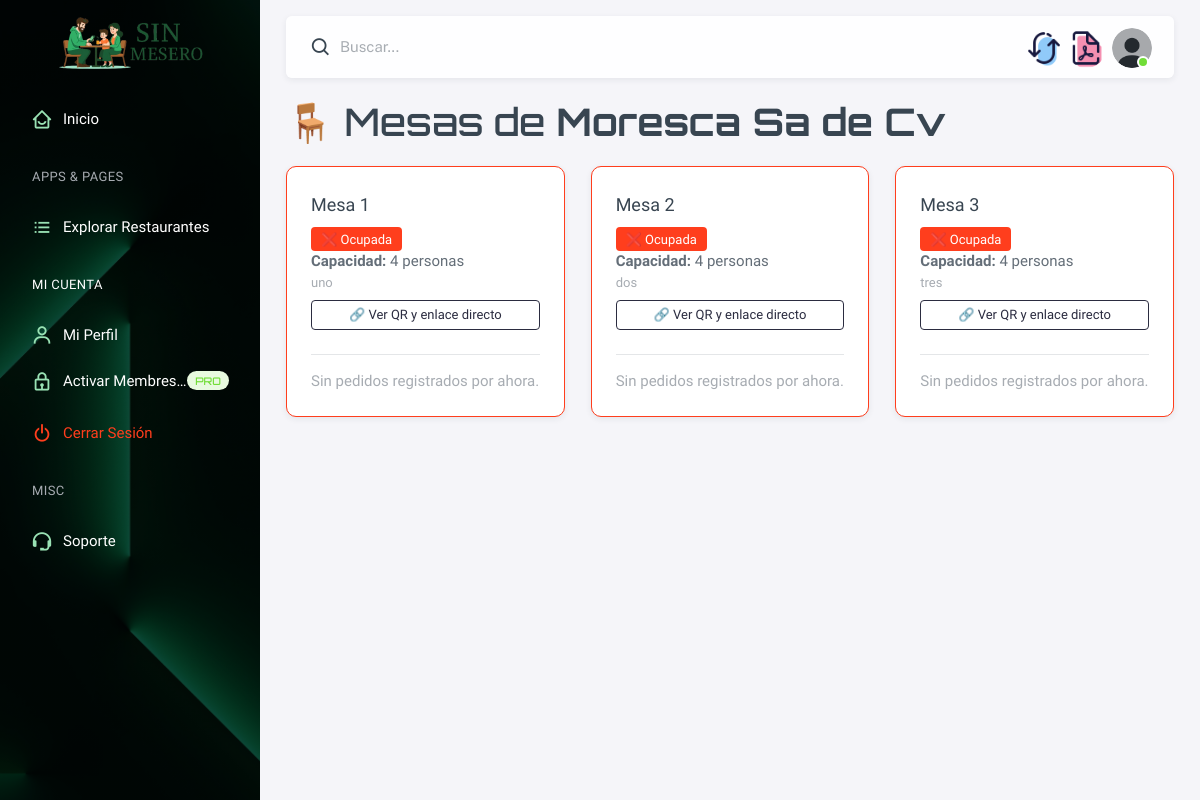
The app's page /restaurantes/socio/restaurante/1/mesas/ (signed in), older data.
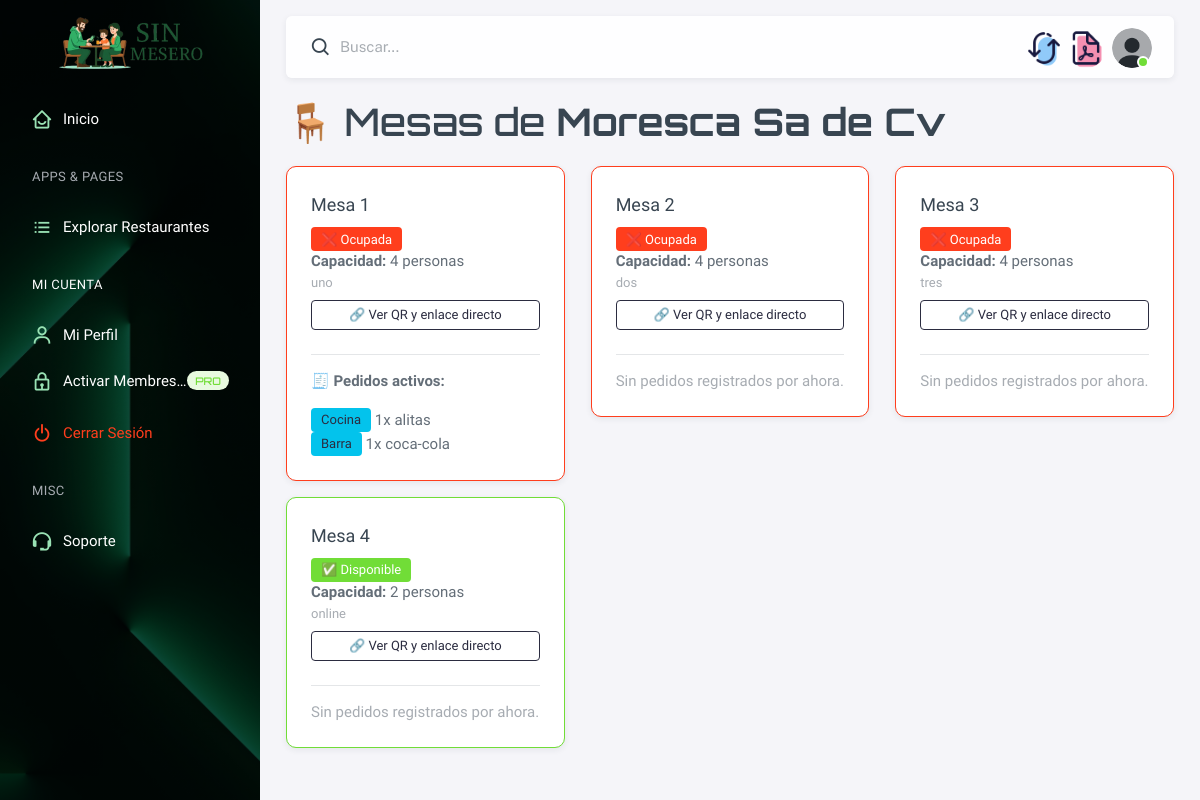
The same page, newer data.
### restaurantes/models.py (models this page shows, shortened)
class Restaurante(models.Model):
    id = models.AutoField(primary_key=True)
    socio = models.ForeignKey(PerfilUsuario, on_delete=models.CASCADE, related_name='restaurantes')
    nombre = models.CharField(max_length=255)
    slug = models.SlugField(max_length=300, unique=True, blank=True)
    direccion = models.CharField(max_length=255, blank=True, null=True)
    telefono = models.CharField(max_length=20, blank=True, null=True)
    fecha_creacion = models.DateTimeField(auto_now_add=True)

class Mesa(models.Model):
    id = models.AutoField(primary_key=True)
    restaurante = models.ForeignKey(Restaurante, on_delete=models.CASCADE, related_name='mesas')
    numero_mesa = models.PositiveIntegerField()
    disponibilidad = models.BooleanField(default=True)  # Indica si la mesa está disponible
    capacidad = models.PositiveIntegerField(default=4, blank=True, null=True)  # Capacidad máxima de la mesa
    descripcion = models.CharField(max_length=255, blank=True, null=True)  # Descripción de la mesa
    class Meta:
        unique_together = ('restaurante', 'numero_mesa')  # Asegura que el mismo número de mesa no se repita en el mismo restaurante

class Pedido(models.Model):
    id = models.AutoField(primary_key=True)
    restaurante = models.ForeignKey(Restaurante, on_delete=models.CASCADE)
    mesa = models.ForeignKey(Mesa, on_delete=models.CASCADE)
    tipo = models.CharField(max_length=50, choices=[('barra', 'Barra'), ('cocina', 'Cocina')])
    estado = models.CharField(max_length=50, choices=[('pendiente', 'Pendiente'), ('en_proceso', 'En Proceso'), ('completado', 'Completado')], default='pendiente')
    platillo = models.ForeignKey(Platillo, null=True, blank=True, on_delete=models.SET_NULL)
    bebida = models.ForeignKey(Bebida, null=True, blank=True, on_delete=models.SET_NULL)
    cantidad = models.PositiveIntegerField(default=1)
    timestamp = models.DateTimeField(auto_now_add=True)

class Platillo(models.Model):
    id = models.AutoField(primary_key=True)
    restaurante = models.ForeignKey(Restaurante, on_delete=models.CASCADE, related_name='platillos')
    nombre = models.CharField(max_length=255)
    descripcion = models.TextField(blank=True, null=True)
    precio = models.DecimalField(max_digits=10, decimal_places=2, blank=True, null=True)
    disponible = models.BooleanField(default=True)  # Indica si el platillo está disponible
    def __str__(self):
        return self.nombre

class Bebida(models.Model):
    id = models.AutoField(primary_key=True)
    restaurante = models.ForeignKey(Restaurante, on_delete=models.CASCADE, related_name='bebidas')
    nombre = models.CharField(max_length=255)
    descripcion = models.TextField(blank=True, null=True)
    precio = models.DecimalField(max_digits=10, decimal_places=2, blank=True, null=True)
    disponible = models.BooleanField(default=True)  # Indica si la bebida está disponible
    def __str__(self):
        return self.nombre

### restaurantes/views.py (the view)
# urls.py: path('socio/restaurante/<int:restaurante_id>/mesas/', views.mesas_restaurante, name='mesas_restaurante'),
@login_required
def mesas_restaurante(request, restaurante_id):
    restaurante = get_object_or_404(Restaurante, id=restaurante_id, socio=request.user.perfil)
    mesas = Mesa.objects.filter(restaurante=restaurante).order_by('numero_mesa')
    pedidos_por_mesa = {
        mesa.id: Pedido.objects.filter(mesa=mesa, estado__in=['pendiente', 'en_proceso'])
        for mesa in mesas
    }
    return render(request, 'restaurantes/mesas_restaurante.html', {
        'restaurante': restaurante,
        'mesas': mesas,
        'pedidos_por_mesa': pedidos_por_mesa
    })

### restaurantes/templatetags/custom_tags.py (called while the page is built)
@register.filter
def get_item(dictionary, key):
    return dictionary.get(key)

### usuarios/models.py (called while the page is built)
    def membresia_activa(self):
        if self.fecha_expiracion and timezone.now() > self.fecha_expiracion:
            return False
        return self.es_socio

### restaurantes/templates/restaurantes/mesas_restaurante.html (shortened to what this page needs)
{% extends 'base.html' %}
{% block content %}
{% load custom_tags %}
<div class="container py-4">
    <h2 class="mb-4 fuente-2">🪑 Mesas de <strong>{{ restaurante.nombre }}</strong></h2>
    <div class="row">
        {% for mesa in mesas %}
            <div class="col-md-4 mb-4">
                <div class="card shadow-sm rounded-4 border border-{% if mesa.disponibilidad %}success{% else %}danger{% endif %}">
                    <div class="card-body">
                        <h5 class="card-title fuente">Mesa {{ mesa.numero_mesa }}</h5>
                        <p class="mb-2 fuente">
                            <span class="badge bg-{% if mesa.disponibilidad %}success{% else %}danger{% endif %}">
                                {% if mesa.disponibilidad %}✅ Disponible{% else %}❌ Ocupada{% endif %}
                            </span>
                            <br>
                            <strong>Capacidad:</strong> {{ mesa.capacidad|default:"No especificada" }} personas<br>
                            {% if mesa.descripcion %}
                                <small class="text-muted fuente">{{ mesa.descripcion }}</small><br>
                            {% endif %}
                        </p>
                        <button class="btn btn-outline-dark btn-sm w-100 mb-2 fuente" data-bs-toggle="modal" data-bs-target="#modalQR{{ mesa.id }}">
                            🔗 Ver QR y enlace directo
                        </button>
                        <hr>
                        {% if pedidos_por_mesa|get_item:mesa.id %}
                            <p class="fw-semibold fuente">🧾 Pedidos activos:</p>
                            <ul class="list-unstyled mb-0 fuente">
                                {% for p in pedidos_por_mesa|get_item:mesa.id %}
                                    <li>
                                        <span class="badge bg-info text-dark">{{ p.tipo|capfirst }}</span>
                                        {{ p.cantidad }}x {{ p.platillo|default:p.bebida }}
                                    </li>
                                {% endfor %}
                            </ul>
                        {% else %}
                            <p class="text-muted mb-0 fuente">Sin pedidos registrados por ahora.</p>
                        {% endif %}
                    </div>
                </div>
            </div>
        {% endfor %}
    </div>
</div>
{% endblock %}

### restaurante/templates/base.html (shortened to what this page needs)
<!doctype html>
<html
  lang="es"
  class="light-style layout-menu-fixed layout-compact"
  dir="ltr"
  data-theme="theme-default"
  data-template="vertical-menu-template-free"
  data-style="light">
  <head>
  {% load static %}
    <link rel="stylesheet" href="{% static 'assets/vendor/fonts/boxicons.css' %}" />
    <link href="https://cdn.jsdelivr.net/npm/bootstrap@5.3.3/dist/css/bootstrap.min.css" rel="stylesheet">
    <link rel="stylesheet" href="{% static 'assets/vendor/css/core.css' %}" class="template-customizer-core-css" />
    <link rel="stylesheet" href="{% static 'assets/vendor/css/theme-default.css' %}" class="template-customizer-theme-css" />
    <link rel="stylesheet" href="{% static 'assets/css/demo.css' %}" />
  </head>
  <body>
    <div class="layout-wrapper layout-content-navbar">
      <div class="layout-container">
        <aside id="layout-menu" class="layout-menu menu-vertical menu" style="background-image: linear-gradient(rgba(0, 0, 0, 0.7), rgba(0, 0, 0, 0.7)), url('{% static 'img/green.jpg' %}'); background-size: cover; background-position: center;">
          <div class="app-brand demo text-center d-flex justify-content-center align-items-center">
            <a href="{% url 'landing' %}" class="app-brand-link p-5">
              <img src="{% static 'img/banner-png.png' %}" alt="SIN MESERO" style="max-height: 122px; object-fit: contain;">
            </a>
          </div>
          <ul class="menu-inner py-5">
            <li class="menu-item active open">
              <a href="{% url 'landing' %}" class="menu-link">
                <i class="menu-icon tf-icons bx bx-home-smile" style="color: #99e2b4;"></i>
                <div class="text-truncate text-white fuente" data-i18n="Dashboards">Inicio</div>
              </a>
            </li>
            <li class="menu-header small text-uppercase">
              <span class="menu-header-text fuente">Apps &amp; Pages</span>
            </li>
            <li class="menu-item">
              <a href="{% url 'landing' %}" class="menu-link">
                <i class="menu-icon tf-icons bx bx-list-ul" style="color: #99e2b4;"></i>
                <div class="text-truncate text-white fuente">Explorar Restaurantes</div>
              </a>
            </li>
            {% if request.user.is_authenticated %}
            <li class="menu-header small text-uppercase">
              <span class="menu-header-text text-white fuente">Mi cuenta</span>
            </li>
            <li class="menu-item">
              <a href="{% url 'perfil' %}" class="menu-link">
                <i class="menu-icon tf-icons bx bx-user" style="color: #99e2b4;"></i>
                <div class="text-truncate text-white fuente">Mi Perfil</div>
              </a>
            </li>
            {% if request.user.perfil.membresia_activa %}
            <li class="menu-item">
              <a href="{% url 'mis_restaurantes' %}" class="menu-link">
                <i class="menu-icon tf-icons bx bx-restaurant" style="color: #99e2b4;"></i>
                <div class="text-truncate text-white fuente">Mis Restaurantes</div>
                <div class="badge rounded-pill bg-label-success text-uppercase fs-tiny ms-auto fuente-2">Pro</div>
              </a>
            </li>
            <!-- <li class="menu-item">
              <a href="#" class="menu-link disabled">
                <i class="menu-icon tf-icons bx bx-cart"></i>
                <div class="text-truncate">Pedidos (próximamente)</div>
              </a>
            </li> -->
            <li class="menu-item">
              <a href="#" class="menu-link disabled">
                <i class="menu-icon tf-icons bx bx-cog" style="color: #99e2b4;"></i>
                <div class="text-truncate text-white fuente">Configuración</div>
              </a>
            </li>
          {% else %}
            <li class="menu-item">
              <a href="{% url 'perfil' %}" class="menu-link">
                <i class="menu-icon tf-icons bx bx-lock" style="color: #99e2b4;"></i>
                <div class="text-truncate text-white fuente">Activar Membresía</div>
                <div class="badge rounded-pill bg-label-success text-uppercase fs-tiny ms-auto fuente-2">Pro</div>
              </a>
            </li>
          {% endif %}
          <li class="menu-item mt-2">
            <a href="{% url 'logout' %}" class="menu-link">
              <i class="menu-icon tf-icons bx bx-power-off text-danger"></i>
              <div class="text-truncate text-danger fuente">Cerrar Sesión</div>
            </a>
          </li>
        {% endif %}
            <li class="menu-header small text-uppercase fuente"><span class="menu-header-text">Misc</span></li>
            <li class="menu-item">
              <a
                href="#"
                target="_blank"
                class="menu-link">
                <i class="menu-icon tf-icons bx bx-support" style="color: #99e2b4;"></i>
                <div class="text-truncate text-white fuente" data-i18n="Support">Soporte</div>
              </a>
            </li>
          </ul>
        </aside>
        <div class="layout-page">
          <nav
              class="layout-navbar container-fluid navbar navbar-expand-xl navbar-detached align-items-center bg-navbar-theme"
              id="layout-navbar">
              <div class="navbar-nav-right d-flex align-items-center" id="navbar-collapse">
                <div class="navbar-nav align-items-center">
                  <div class="nav-item d-flex align-items-center">
                    <i class="bx bx-search bx-md"></i>
                    <form method="GET" action="#" class="d-flex align-items-center">
                      <input
                        type="text"
                        id="search-input"
                        name="q"
                        class="form-control border-0 shadow-none ps-1 ps-sm-2"
                        placeholder="Buscar..."
                        aria-label="Buscar..." />
                    </form>
                  </div>
                </div>
                <ul class="navbar-nav flex-row align-items-center ms-auto">
                  <li class="nav-item lh-1 me-1">
                    <div class="avatar">
                      <a href="">
                        <img src="{% static 'assets/img/icons/uniconz/refresh.png' %}" alt class="w-px-40 h-auto rounded-circle" />
                      </a>
                    </div>
                  </li>
                  <li class="nav-item lh-1 me-2">
                    <div class="avatar">
                      <a href="">
                        <img src="{% static 'assets/img/icons/uniconz/pdf.png' %}" alt class="w-px-40 h-auto rounded-circle" />
                      </a>
                    </div>
                  </li>
                  <li class="nav-item navbar-dropdown dropdown-user dropdown">
                    <a
                      class="nav-link dropdown-toggle hide-arrow p-0"
                      href="javascript:void(0);"
                      data-bs-toggle="dropdown">
                      <div class="avatar avatar-online">
                        <img src="{% static 'assets/img/avatars/3.png' %}" alt class="w-px-40 h-auto rounded-circle" />
                      </div>
                    </a>
                  </li>
                </ul>
              </div>
          </nav>
        <div class="content-wrapper">
        {% block content %}
        {% endblock %}
        </div>
        </div>
      </div>
    </div>
  </body>
</html>

### static/assets/css/demo.css (style rules this page uses)
.menu .app-brand.demo { height: 64px; margin-top: 12px; }

### restaurante/templates/base.html (style rules this page uses)
.fuente { font-family: 'Sora', sans-serif; }
.fuente-2 { font-family: 'Orbitron', sans-serif; }

Row changes from the older to the newer data that the page shows:
computed for Mesa "uno": text "Sin pedidos registrados por ahora." → "🧾 Pedidos activos:"
added Pedido: tipo "Cocina", cantidad "1", platillo "alitas", shown under Mesa "uno"
added Pedido: tipo "Barra", cantidad "1", platillo "coca-cola", shown under Mesa "uno"
added Mesa: numero_mesa "4", disponibilidad "✅ Disponible", capacidad "2", descripcion "online", shows "Sin pedidos registrados por ahora."
